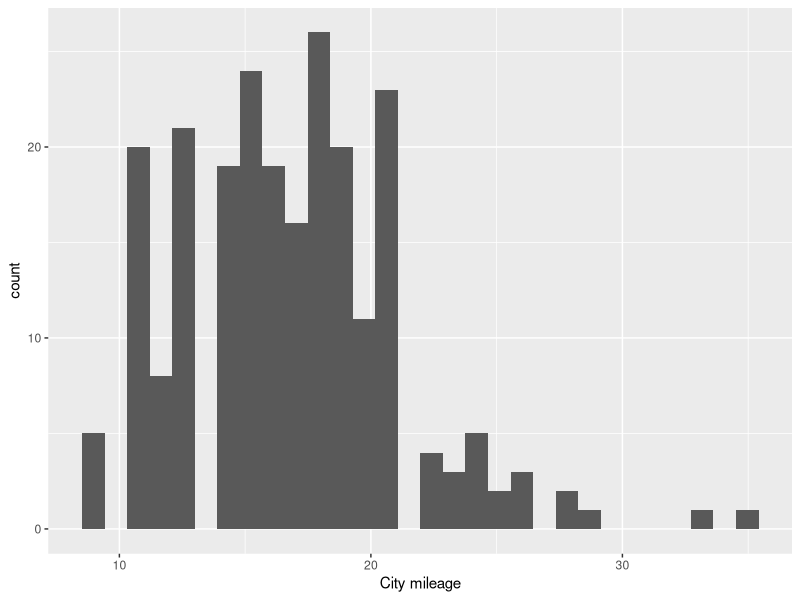
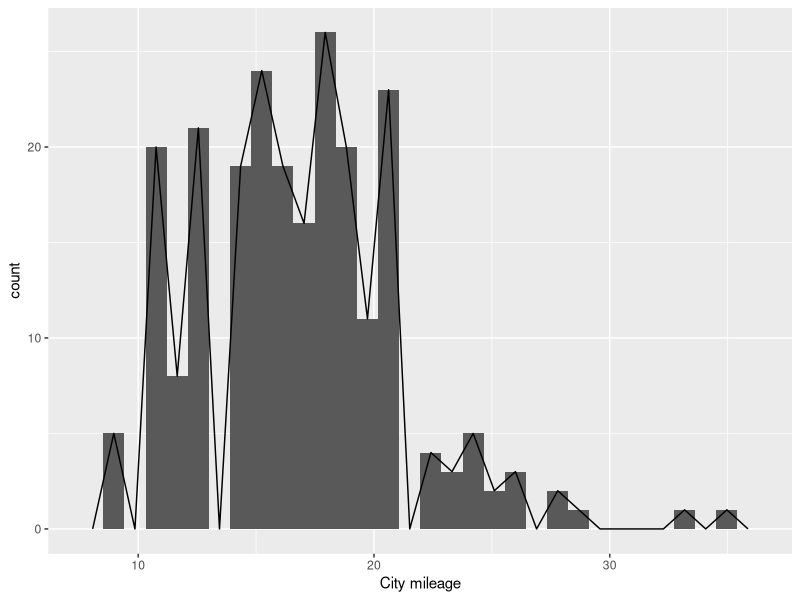
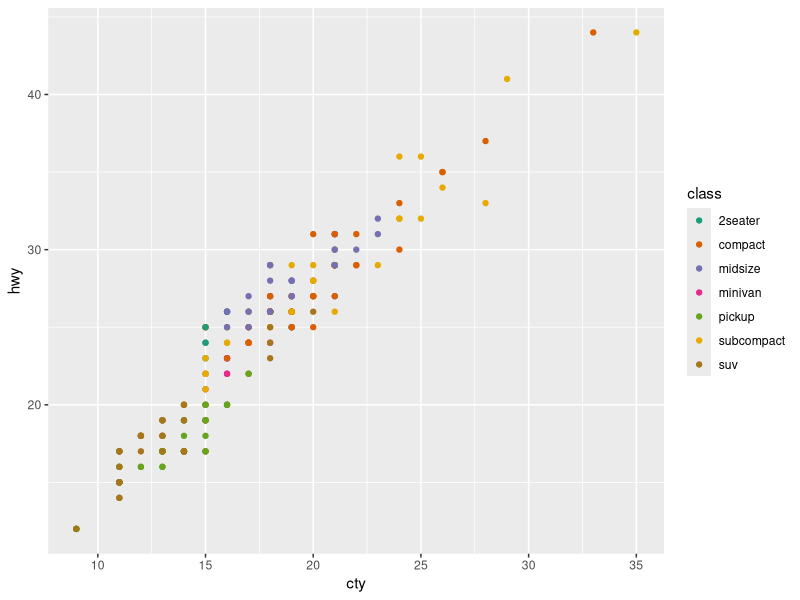

The R script that drew these images, in order:
## ---- chunk 1
library(ggplot2)
library(tidyverse)
## ---- chunk 2
# Histogramm
ggplot(mpg, aes(x = cty)) + 
  geom_histogram() +
  labs(x = "City mileage")
## ---- chunk 3
# Histogramm + Häufigkeitslinie (gelayert)
ggplot(mpg, aes(x = cty)) + 
  geom_histogram() +
  geom_freqpoly() +
  labs(x = "City mileage")
## ---- chunk 4
# Scatter Plot mit Farb-Codierung nach Fahrzeugklasse
ggplot(mpg, aes(x = cty,
                y = hwy,
                color = class)) + 
  geom_point() +
  scale_color_brewer(palette = "Dark2")
## ---- chunk 5
# Optional: Regression hinzufügen (auskommentiert)
# ggplot(mpg, aes(x = cty, y = hwy)) +
#   geom_point() +
#   geom_smooth(method = "lm")
## ---- chunk 6
# Gerichteter t-Test
t.test(
  cty ~ class,
  data = mpg %>% filter(class %in% c("suv", "compact")),
  alternative = "greater"
)
